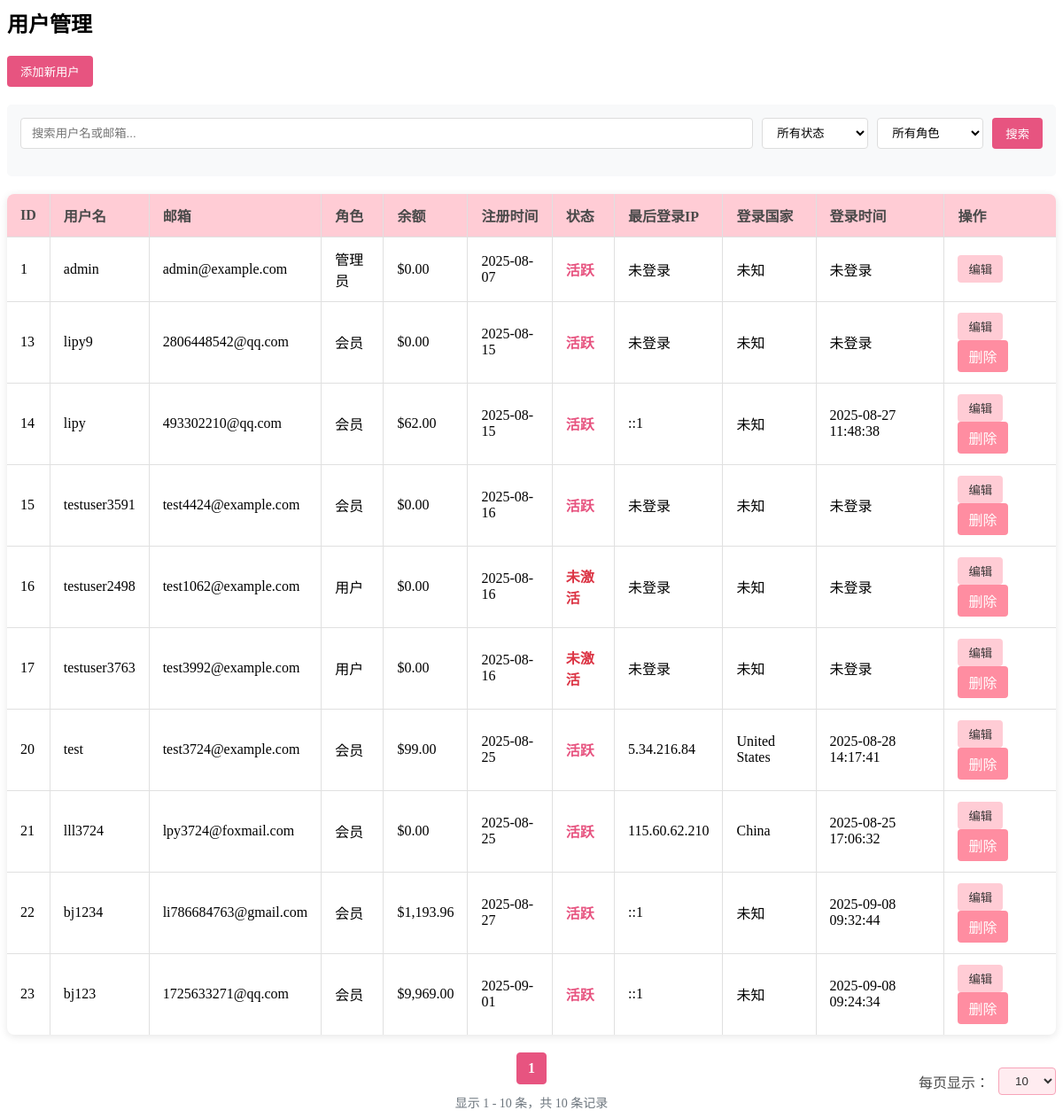
Page /admin/users.php on the earlier database version.
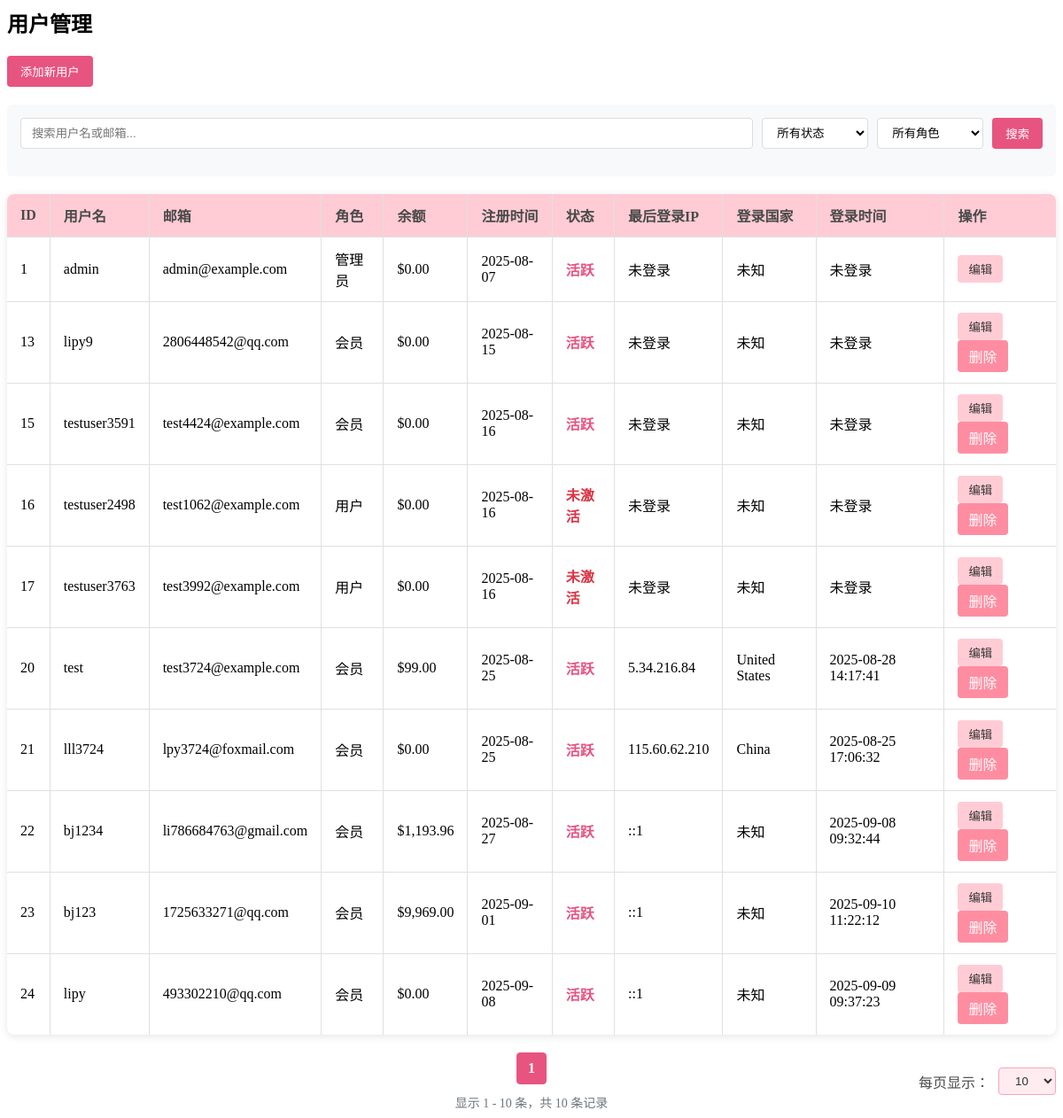
Same page on the later database version.
### tables this page shows
CREATE TABLE `users` (
  `id` int(11) NOT NULL AUTO_INCREMENT,
  `username` varchar(50) NOT NULL,
  `password` varchar(255) NOT NULL,
  `email` varchar(100) NOT NULL,
  `role` enum('Member','Editor','Administrator') NOT NULL DEFAULT 'Member',
  `status` enum('Active','Inactive') NOT NULL DEFAULT 'Active',
  `is_activated` tinyint(1) NOT NULL DEFAULT 0,
  `activation_payment_id` varchar(100) DEFAULT NULL,
  `balance` decimal(10,2) NOT NULL DEFAULT 0.00,
  `registered_date` timestamp NOT NULL DEFAULT current_timestamp(),
  `last_login_ip` varchar(45) DEFAULT NULL,
  `last_login_country` varchar(100) DEFAULT NULL,
  `last_login_time` datetime DEFAULT NULL,
  PRIMARY KEY (`id`),
  UNIQUE KEY `username` (`username`),
  UNIQUE KEY `email` (`email`)
);

### admin/users.php (the view, shortened to what this page needs)
<?php
$users = [];
$items_per_page_options = [10, 25, 50, 100];
$default_items_per_page = 10;
$items_per_page = isset($_GET['items_per_page']) ? intval($_GET['items_per_page']) : $default_items_per_page;
$current_page = isset($_GET['page_num']) ? intval($_GET['page_num']) : 1;
$search_term = '';
$status_filter = '';
if (isset($_GET['status_filter']) && in_array($_GET['status_filter'], ['active', 'inactive', 'all'])) {
    $status_filter = $_GET['status_filter'];
} else {
    $status_filter = 'all';
}
$role_filter = '';
if (isset($_GET['role_filter']) && in_array($_GET['role_filter'], ['member', 'user', 'admin', 'all'])) {
    $role_filter = $_GET['role_filter'];
} else {
    $role_filter = 'all';
}
$sql = "SELECT id, username, email, role, status, registered_date, is_activated, balance, last_login_ip, last_login_country, last_login_time FROM users WHERE 1=1";
$count_sql = "SELECT COUNT(*) as total FROM (" . $sql . ") as count_table";
$count_result = mysqli_query($conn, $count_sql);
$total_records = 0;
if ($count_result && $count_row = mysqli_fetch_assoc($count_result)) {
    $total_records = $count_row['total'];
}
$total_pages = ceil($total_records / $items_per_page);
$offset = ($current_page - 1) * $items_per_page;
$sql .= " ORDER BY id ASC LIMIT " . $offset . ", " . $items_per_page;
$result = mysqli_query($conn, $sql);
if ($result) {
    while ($row = mysqli_fetch_assoc($result)) {
        $users[] = $row;
    }
}
?>
<div class="admin-content">
    <h2>用户管理</h2>
    <div class="action-buttons">
        <button class="add-user-btn" onclick="showAddUserModal()">添加新用户</button>
    </div>
    <div class="search-container">
        <form action="admin.php" method="get" class="search-form">
            <div class="search-inputs">
                <input type="text" name="search" placeholder="搜索用户名或邮箱..." value="<?php echo htmlspecialchars($search_term); ?>">
                <select name="status_filter" class="status-filter">
                    <option value="all" <?php echo $status_filter === 'all' ? 'selected' : ''; ?>>所有状态</option>
                </select>
                <select name="role_filter" class="role-filter">
                    <option value="all" <?php echo $role_filter === 'all' ? 'selected' : ''; ?>>所有角色</option>
                </select>
                <button type="submit" class="search-button">搜索</button>
            </div>
        </form>
    </div>
    <table class="data-table">
        <thead>
            <tr>
                <th>ID</th>
                <th>用户名</th>
                <th>邮箱</th>
                <th>角色</th>
                <th>余额</th>
                <th>注册时间</th>
                <th>状态</th>
                <th>最后登录IP</th>
                <th>登录国家</th>
                <th>登录时间</th>
                <th>操作</th>
            </tr>
        </thead>
        <tbody>
            <?php foreach ($users as $user): ?>
            <tr>
                <td><?php echo $user['id']; ?></td>
                <td><?php echo htmlspecialchars($user['username']); ?></td>
                <td><?php echo htmlspecialchars($user['email']); ?></td>
                <td>
                    <?php
                    switch($user['role']) {
                        case 'Member':
                            if (isset($user['is_activated']) && $user['is_activated'] == 1) {
                            echo '会员';
                            } else {
                                echo '用户';
                            }
                            break;
                        case 'Editor':
                            echo '用户';
                            break;
                        case 'Administrator':
                            echo '管理员';
                            break;
                    }
                    ?>
                </td>
                <td>$<?php echo number_format($user['balance'], 2); ?></td>
                <td><?php echo date('Y-m-d', strtotime($user['registered_date'])); ?></td>
                <td>
                    <?php
                    if ($user['status'] == 'Active') {
                        if (isset($user['is_activated']) && $user['is_activated'] == 1) {
                            echo '<span class="status-active">活跃</span>';
                        } else {
                            echo '<span class="status-pending">未激活</span>';
                        }
                    } else {
                        echo '<span class="status-inactive">未激活</span>';
                    }
                    ?>
                </td>
                <td><?php echo htmlspecialchars($user['last_login_ip'] ?? '未登录'); ?></td>
                <td><?php echo htmlspecialchars($user['last_login_country'] ?? '未知'); ?></td>
                <td><?php echo !empty($user['last_login_time']) ? date('Y-m-d H:i:s', strtotime($user['last_login_time'])) : '未登录'; ?></td>
                <td class="actions">
                    <button class="edit-button" onclick="editUser(<?php echo $user['id']; ?>)">编辑</button>
                    <?php if ($user['id'] != 1 || $user['role'] != 'Administrator'): ?>
                    <a href="admin.php?page=users&action=delete&id=<?php echo $user['id']; ?>" class="delete-button" onclick="return confirm('确定要删除此用户吗？');">删除</a>
                    <?php endif; ?>
                </td>
            </tr>
            <?php endforeach; ?>
        </tbody>
    </table>
    <div class="pagination-container">
        <div class="pagination-wrapper">
            <div class="pagination-center">
                <div class="pagination">
                    <?php
                    if ($total_pages <= 1) {
                        echo '<span class="page-link current">1</span>';
                    }
                    ?>
                </div>
                <div class="pagination-info">
                    显示 <?php echo $offset + 1; ?> - <?php echo min($offset + $items_per_page, $total_records); ?> 条，共 <?php echo $total_records; ?> 条记录
                </div>
            </div>
            <div class="items-per-page">
                <span>每页显示：</span>
                <select id="items-per-page-select" onchange="changeItemsPerPage(this.value)">
                    <?php foreach ($items_per_page_options as $option): ?>
                    <option value="<?php echo $option; ?>" <?php echo ($option == $items_per_page) ? 'selected' : ''; ?>><?php echo $option; ?></option>
                    <?php endforeach; ?>
                </select>
            </div>
        </div>
    </div>
</div>
<link rel="stylesheet" href="css/data-table.css">

### admin/css/data-table.css (style rules this page uses)
.data-table { width: 100%; border-collapse: collapse; margin-top: 20px; background-color: #fff; box-shadow: 0 2px 10px rgba(0,0,0,0.1); border-radius: 8px; overflow: hidden; }
.data-table th, .data-table td { padding: 12px 15px; text-align: left; border-bottom: 1px solid #e0e0e0; border-right: 1px solid #e0e0e0; }
.data-table th:last-child, .data-table td:last-child { border-right: none; }
.data-table th { background-color: #f8f8f8; font-weight: 600; color: #4A4A4A; }
.data-table tr:last-child td { border-bottom: none; }

### admin/users.php (style rules this page uses)
.data-table th { background-color: #ffccd5; position: sticky; top: 0; z-index: 10; }
.edit-button { background-color: #ffccd5 !important; color: #333 !important; border: none; padding: 6px 12px; border-radius: 4px; cursor: pointer; margin-right: 5px; text-decoration: none; display: inline-block; }
.status-active { color: #28a745; font-weight: bold; }
.status-inactive { color: #dc3545; font-weight: bold; }
.search-container { margin-bottom: 20px; background-color: #f8f9fa; padding: 15px; border-radius: 5px; }
.search-form { display: flex; flex-direction: column; }
.search-inputs { display: flex; gap: 10px; flex-wrap: wrap; }
.search-inputs input[type="text"] { flex: 1; min-width: 200px; padding: 8px 12px; border: 1px solid #ddd; border-radius: 4px; }
.status-filter, .role-filter { padding: 8px 12px; border: 1px solid #ddd; border-radius: 4px; background-color: #fff; min-width: 120px; }
.search-button { background-color: #e75480; color: white; border: none; padding: 8px 15px; border-radius: 4px; cursor: pointer; }
.add-user-btn { display: inline-block; padding: 8px 15px; background-color: #e75480; color: white; text-decoration: none; border-radius: 4px; margin-bottom: 20px; cursor: pointer; border: none; }
.delete-button { background-color: #ff8da1; color: white; border: none; padding: 6px 12px; border-radius: 4px; cursor: pointer; text-decoration: none; display: inline-block; }
.status-active { color: #e75480; font-weight: bold; }
.pagination-container { margin-top: 20px; display: flex; flex-direction: column; align-items: center; gap: 15px; }
.pagination-wrapper { display: flex; justify-content: space-between; align-items: center; width: 100%; }
.pagination-center { flex: 2; display: flex; flex-direction: column; align-items: center; gap: 10px; }
.pagination { display: flex; justify-content: center; flex-wrap: wrap; gap: 5px; }
.page-link { display: inline-block; padding: 8px 12px; background-color: #ffecf0; color: #e75480; text-decoration: none; border-radius: 4px; border: 1px solid #f7a4b9; transition: all 0.2s ease; }
.page-link.current { background-color: #e75480; color: white; border-color: #e75480; font-weight: bold; }
.items-per-page { display: flex; align-items: center; gap: 10px; justify-content: flex-end; flex: 1; }
.items-per-page span { color: #4A4A4A; white-space: nowrap; }
.items-per-page select { padding: 6px 10px; border: 1px solid #f7a4b9; border-radius: 4px; background-color: #ffecf0; color: #333; cursor: pointer; transition: all 0.2s ease; appearance: auto; min-width: 60px; text-align: center; }
.pagination-info { color: #6c757d; font-size: 14px; text-align: center; }

Differences in the rows shown:
removed users: id "14", username "lipy", email "493302210@qq.com", role "会员", balance "62.00", registered_date "2025-08-15", status "活跃", last_login_ip "::1", last_login_country "未知", last_login_time "2025-08-27 11:48:38"
changed users "bj123": last_login_time "2025-09-08 09:24:34" → "2025-09-10 11:22:12"
added users: id "24", username "lipy", email "493302210@qq.com", role "会员", balance "0.00", registered_date "2025-09-08", status "活跃", last_login_ip "::1", last_login_country "未知", last_login_time "2025-09-09 09:37:23"
